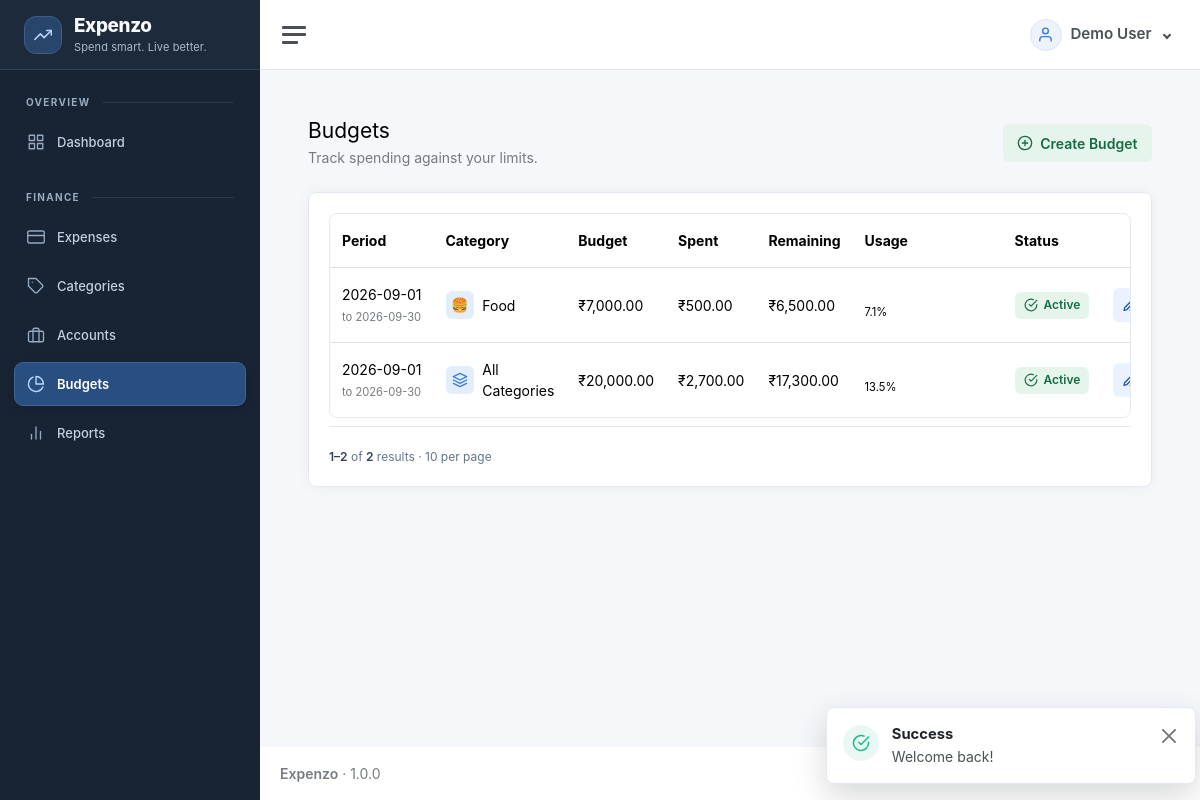
The app's page /budgets (signed in) with its own data.
### tables this page shows
CREATE TABLE users (
  id BIGINT UNSIGNED AUTO_INCREMENT PRIMARY KEY,
  name VARCHAR(120) NOT NULL,
  email VARCHAR(190) NOT NULL UNIQUE,
  password_hash VARCHAR(255) NOT NULL,
  status ENUM('active','inactive') NOT NULL DEFAULT 'active',
  created_at DATETIME NOT NULL DEFAULT CURRENT_TIMESTAMP,
  updated_at DATETIME NOT NULL DEFAULT CURRENT_TIMESTAMP ON UPDATE CURRENT_TIMESTAMP,
  INDEX idx_users_status(status)
);

CREATE TABLE budgets (
  id BIGINT UNSIGNED AUTO_INCREMENT PRIMARY KEY,
  user_id BIGINT UNSIGNED NOT NULL,
  category_id BIGINT UNSIGNED NULL,
  start_date DATE NOT NULL,
  end_date DATE NOT NULL,
  budget_amount DECIMAL(15,2) NOT NULL,
  warning_threshold DECIMAL(5,2) NOT NULL DEFAULT 80.00,
  status ENUM('active','inactive') NOT NULL DEFAULT 'active',
  created_at DATETIME NOT NULL DEFAULT CURRENT_TIMESTAMP,
  updated_at DATETIME NOT NULL DEFAULT CURRENT_TIMESTAMP ON UPDATE CURRENT_TIMESTAMP,
  INDEX idx_budgets_user_period(user_id, start_date, end_date),
  FOREIGN KEY(user_id) REFERENCES users(id) ON DELETE CASCADE,
  FOREIGN KEY(category_id) REFERENCES categories(id) ON DELETE SET NULL
);

CREATE TABLE categories (
  id BIGINT UNSIGNED AUTO_INCREMENT PRIMARY KEY,
  name VARCHAR(120) NOT NULL,
  description TEXT NULL,
  icon VARCHAR(80) NOT NULL DEFAULT 'tag',
  color VARCHAR(20) NOT NULL DEFAULT '#3b7ddd',
  status ENUM('active','inactive') NOT NULL DEFAULT 'active',
  owner_id BIGINT UNSIGNED NULL,
  owner_scope BIGINT UNSIGNED GENERATED ALWAYS AS (COALESCE(owner_id,0)) STORED,
  created_by BIGINT UNSIGNED NULL,
  created_at DATETIME NOT NULL DEFAULT CURRENT_TIMESTAMP,
  updated_at DATETIME NOT NULL DEFAULT CURRENT_TIMESTAMP ON UPDATE CURRENT_TIMESTAMP,
  UNIQUE KEY uq_categories_owner_name(owner_scope,name),
  INDEX idx_categories_status(status),
  INDEX idx_categories_owner_status(owner_id,status),
  FOREIGN KEY(owner_id) REFERENCES users(id) ON DELETE RESTRICT,
  FOREIGN KEY(created_by) REFERENCES users(id) ON DELETE SET NULL
);

### resources/views/budgets/index.php (the view, shortened to what the rows shown need)
<?php
$module = 'budgets';
require dirname(__DIR__).'/partials/page-header.php';
?>
<div class="card"><div class="card-body">
<div class="table-responsive" role="region" aria-label="Budgets table" tabindex="0"><table class="table crud-table mb-0">
<thead><tr><?php if (is_adminish()): ?><th scope="col">User</th><?php endif; ?><th scope="col">Period</th><th scope="col">Category</th><th scope="col">Budget</th><th scope="col">Spent</th><th scope="col">Remaining</th><th scope="col">Usage</th><th scope="col">Status</th><th scope="col" class="text-end">Actions</th></tr></thead>
<tbody>
<?php foreach ($rows as $r):
$pct = $r['budget_amount'] > 0 ? ($r['spent'] / $r['budget_amount']) * 100 : 0;
$remaining = $r['budget_amount'] - $r['spent'];
?>
<tr>
<td class="text-nowrap"><?=e(display_date($r['start_date']))?><br><small class="text-muted">to <?=e(display_date($r['end_date']))?></small></td>
<td><?=category_label($r['category_name'] ?? 'All Categories', $r['category_icon'] ?? ($r['category_name'] ? 'tag' : 'layers'), $r['category_color'] ?? null, $r['badge'] ?? null)?></td>
<td class="text-nowrap"><?=money($r['budget_amount'])?></td><td class="text-nowrap"><?=money($r['spent'])?></td><td class="text-nowrap <?=$remaining < 0 ? 'text-danger' : ''?>"><?=money($remaining)?></td>
<td class="budget-usage"><div class="progress" role="progressbar" aria-label="Budget usage" aria-valuenow="<?=max(0, min(100, $pct))?>" aria-valuemin="0" aria-valuemax="100"></div><div class="budget-usage-meta"><small><?=number_format($pct, 1)?>%</small></div></td>
<td><span class="status-badge status-badge--<?=in_array($r['status'], ['active', 'posted'], true) ? 'success' : 'neutral'?>"><i data-feather="<?=in_array($r['status'], ['active', 'posted'], true) ? 'check-circle' : 'pause-circle'?>" aria-hidden="true"></i><?=e(ucfirst($r['status']))?></span></td>
<td><?php $rowId = $r['id']; $rowName = 'budget'; $owned = (int)$r['user_id'] === (int)\App\Core\Session::get('user_id'); $mayEdit = $owned && can('budgets.edit'); $mayDelete = $owned && can('budgets.delete'); require dirname(__DIR__).'/partials/row-actions.php'; ?></td>
</tr>
<?php endforeach; ?>
</tbody></table></div>
<?php $total = $data['total']; $page = $data['page']; $per = $data['per']; require dirname(__DIR__).'/partials/pagination.php'; ?>
</div></div>

### app/Helpers/helpers.php (shortened to what the rows shown need)
<?php
function e(mixed $v):string{return htmlspecialchars((string)$v,ENT_QUOTES,'UTF-8');}
function url(string $path=''):string{$base=rtrim(str_replace('\\','/',dirname($_SERVER['SCRIPT_NAME']??'')),'/'); if($base==='/'||$base==='.')$base=''; return $base.'/'.ltrim($path,'/');}
function asset(string $path):string{
    $relative = ltrim($path, '/');
    $file = dirname(__DIR__,2).'/public/assets/'.$relative;
    return url('assets/'.$relative).(is_file($file) ? '?v='.filemtime($file) : '');
}
function auth_user():?array{return Session::get('user');}
function can(string $permission):bool{return in_array($permission,Session::get('permissions',[]),true);}
function app_setting(string $key, mixed $default = null): mixed
{
    static $settings = null;
    if ($settings === null) {
        $settings = [];
        try {
            $rows = \App\Core\Database::connection()->query('SELECT setting_key, setting_value FROM settings')->fetchAll();
            foreach ($rows as $row) $settings[$row['setting_key']] = $row['setting_value'];
        } catch (\Throwable $exception) {
            $settings = [];
        }
    }
    return $settings[$key] ?? $default;
}
function currency_code(): string
{
    $cfg = require dirname(__DIR__,2).'/config/app.php';
    return strtoupper(trim((string)app_setting('currency', $cfg['currency'] ?? 'INR')));
}
function money(float|int|string $amount):string{ $symbols=['INR'=>'₹','USD'=>'$','EUR'=>'€','GBP'=>'£']; $currency=currency_code(); return ($symbols[$currency]??$currency.' ').number_format((float)$amount,2);}
function category_label(?string $name, ?string $icon = null, ?string $color = null, ?string $badge = null): string
{
    $label = trim((string)$name);
    $displayIcon = trim((string)($icon ?: 'tag'));
    $displayColor = preg_match('/^#[a-fA-F0-9]{6}$/D', (string)$color) ? (string)$color : '#3b7ddd';
    $iconHtml = trim((string)$badge) !== ''
        ? '<span class="inline-category-badge-text">'.e($badge).'</span>'
        : '<i data-feather="'.e($displayIcon).'" aria-hidden="true"></i>';
    return '<span class="inline-icon-text"><span class="inline-category-icon" style="--category-color: '.e($displayColor).'">'.$iconHtml.'</span>'.e($label !== '' ? $label : 'All Categories').'</span>';
}
function landing_path():string {
    foreach (['dashboard','expenses','categories','accounts','budgets','reports','users','roles','settings'] as $module) {
        if(can($module.'.view')) return '/'.$module;
    }
    return '/dashboard';
}
function display_date(?string $value, bool $withTime = false): string
{
    static $format = null;
    if ($format === null) {
        $saved = \App\Core\Database::connection()->query("SELECT setting_value FROM settings WHERE setting_key='date_format'")->fetchColumn();
        $format = is_string($saved) && trim($saved) !== '' ? $saved : 'Y-m-d';
    }
    try {
        $date = new \DateTimeImmutable($value);
        return $date->format($format . ($withTime ? ' H:i:s' : ''));
    } catch (\Exception $exception) {
        return '—';
    }
}
function pagination_size(): int
{
    $size = filter_var(app_setting('pagination_size', 10), FILTER_VALIDATE_INT, ['options' => ['min_range' => 1, 'max_range' => 100]]);
    return $size === false ? 10 : $size;
}

### resources/views/partials/row-actions.php (shortened to what the rows shown need)
<div class="table-actions">
    <?php if ($mayEdit): ?><a class="action-button action-button--primary btn btn-sm btn-outline-primary" href="<?=e(url($module.'/'.$rowId.'/edit'))?>"><i data-feather="edit-3" aria-hidden="true"></i>Edit<span class="visually-hidden"> <?=e($rowName)?></span></a><?php endif; ?>
</div>

### app/Core/Router.php (shortened to what the rows shown need)
<?php
final class Router { private array $routes=[];
 private function add(string $method,string $path,string $handler):void{$this->routes[] = compact('method','path','handler');}
 public function dispatch(Request $request):void{foreach($this->routes as $r){if($r['method']!==$request->method())continue;$pattern=preg_replace('#\\{([a-zA-Z_][a-zA-Z0-9_]*)\\}#','(?P<$1>[^/]+)',str_replace('/','\/',$r['path']));if(preg_match('#^'.$pattern.'$#',$request->path(),$m)){[$class,$method]=explode('@',$r['handler']);$controller=new $class();$params=[];foreach($m as $k=>$v)if(!is_int($k))$params[]=$v; $controller->$method($request,...$params);return;}} Response::status(404); View::render('errors/404',[], 'app');}
}

### resources/views/layouts/app.php (shortened to what the rows shown need)
<?php
$sidebarPath = rtrim((new \App\Core\Request())->path(), '/') ?: '/';
$navigation = [
    'Overview' => ['dashboard' => ['Dashboard', 'grid', 'dashboard.view']],
    'Finance' => [
        'expenses' => ['Expenses', 'credit-card', 'expenses.view'],
        'categories' => ['Categories', 'tag', 'categories.view'],
        'accounts' => ['Accounts', 'briefcase', 'accounts.view'],
        'budgets' => ['Budgets', 'pie-chart', 'budgets.view'],
        'reports' => ['Reports', 'bar-chart-2', 'reports.view'],
    ],
    'Administration' => [
        'users' => ['Users', 'users', 'users.view'],
        'roles' => ['Roles & Permissions', 'shield', 'roles.view'],
        'audit-logs' => ['Audit Logs', 'activity', 'audit.view'],
        'settings' => ['Settings', 'settings', 'settings.view'],
    ],
];
$currentUser = auth_user() ?? [];
$currentUserName = $currentUser['name'] ?? 'User';
?>
<!doctype html>
<html lang="en">
<head>
    <link href="<?= asset('app.css') ?>" rel="stylesheet">
    <link href="<?= asset('crud.css') ?>" rel="stylesheet">
</head>
<body class="app-shell">
    <div class="wrapper">
        <nav id="sidebar" class="sidebar js-sidebar" aria-label="Main navigation">
            <div class="sidebar-content js-simplebar">
                <a aria-label="<?= e(APP_NAME) ?> home" class="sidebar-brand app-sidebar-brand" href="<?= e(url(landing_path())) ?>"><span class="sidebar-brand-mark"><i data-feather="trending-up" aria-hidden="true"></i></span><span class="align-middle brand-mini"><span><?= e(APP_NAME) ?></span><span class="sidebar-brand-tagline">Spend smart. Live better.</span></span></a>
                <ul class="sidebar-nav">
                    <?php foreach ($navigation as $group => $items):
                        $visible = array_filter($items, static fn(array $item): bool => can($item[2]));
                        if (!$visible)
                            continue;
                        ?>
                        <li class="sidebar-header"><?= e($group) ?></li>
                        <?php foreach ($visible as $section => [$label, $icon, $permission]):
                            $active = $sidebarPath === '/' . $section || str_starts_with($sidebarPath, '/' . $section . '/') || ($section === 'dashboard' && $sidebarPath === '/');
                            ?>
                            <li class="sidebar-item <?= $active ? 'active' : '' ?>"><a class="sidebar-link" aria-label="<?= e($label) ?>"
                                    href="<?= e(url($section)) ?>" <?= $active ? 'aria-current="page"' : '' ?>><i aria-hidden="true" class="align-middle" data-feather="<?= e($icon) ?>"></i><span
                                        class="align-middle"><?= e($label) ?></span></a></li>
                        <?php endforeach; endforeach; ?>
                </ul>
            </div>
        </nav>
        <div class="main">
            <nav class="navbar navbar-expand navbar-light navbar-bg">
                <a class="sidebar-toggle app-sidebar-toggle" role="button" tabindex="0" aria-label="Toggle navigation" aria-controls="sidebar" aria-expanded="true"><i
                        class="hamburger align-self-center"></i></a>
                <div class="navbar-collapse collapse">
                    <ul class="navbar-nav navbar-align">
                        <li class="nav-item dropdown">
                            <a class="nav-link user-menu-toggle dropdown-toggle" href="#" data-bs-toggle="dropdown"
                                aria-expanded="false">
                                <span class="user-menu-avatar"><i data-feather="user"></i></span>
                                <span class="user-menu-name"><?= e($currentUserName) ?></span>
                            </a>
                        </li>
                    </ul>
                </div>
            </nav>
            <main class="content">
                <div class="container-fluid p-0">
                    <?= $content ?>
                </div>
            </main>
            <footer class="footer">
                <div class="container-fluid">
                    <div class="row text-muted">
                        <div class="col-6 text-start">
                            <p class="mb-0"><strong><?= e(APP_NAME) ?></strong> &middot; <?= APP_VERSION ?></p>
                        </div>
                        <div class="col-6 text-end">All Rights Reserved &copy; <?= date('Y') ?></div>
                    </div>
                </div>
            </footer>
        </div>
    </div>
    <?php require dirname(__DIR__).'/partials/toasts.php'; ?>
</body>
</html>

### records on screen
users: name "Demo User"
budgets: start_date "2026-09-01", end_date "2026-09-30", badge "🍔", category.name "Food", budget_amount "₹7,000.00", spent "₹500.00", remaining "₹6,500.00", max(0, min(100, $pct)) 7.1428571428571 (drawn), pct "7.1", status "Active"
budgets: start_date "2026-09-01", end_date "2026-09-30", budget_amount "₹20,000.00", spent "₹2,700.00", remaining "₹17,300.00", pct "13.5", status "Active"

### other values on screen
$group "OVERVIEW"
$label "Dashboard"
$group "FINANCE"
$label "Expenses"
$label "Categories"
$label "Accounts"
$label "Budgets"
$label "Reports"
$toast['label'] "Success"
$toast['message'] "Welcome back!"
